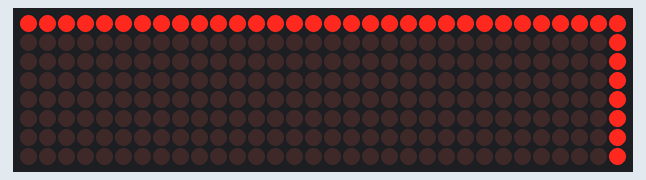
Simulated run of this sketch. Board: Arduino Uno, built with avr-gcc and run on an emulated ATmega328P. Shown: 32×8 LED matrix.

Above: at 2.09 s.
At 3.75 s:
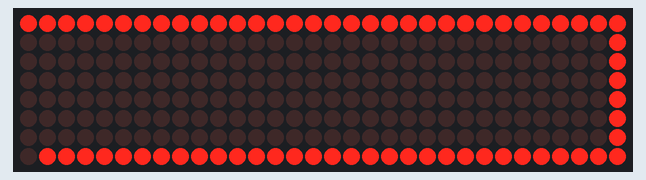
At 6.27 s:
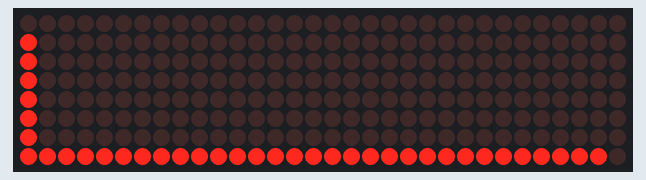
At 7.93 s:
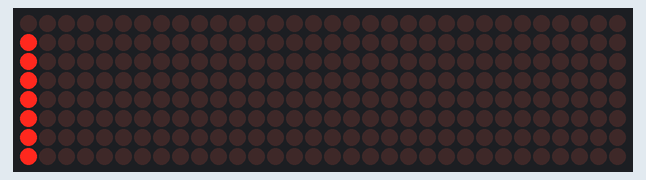

Measured:
- by itself, everything shown: repeats every 8.4 s, in 152 steps

The sketch:

Max72_proba_beg_ogni.ino
```cpp
#include <SPI.h>                             // Подключаем библиотеку SPI
#include <Adafruit_GFX.h>                    // Подключаем библиотеку Adafruit_GFX
#include <Max72xxPanel.h>                    // Подключаем библиотеку Max72xxPanel
int pinCS = 9;                               // Указываем к какому выводу подключен контакт CS
int numberOfHorizontalDisplays = 1;          // Количество матриц по горизонтали
int numberOfVerticalDisplays = 4;            // Количество матриц по-вертикали
int x = 0;
int y = 0;
Max72xxPanel matrix = Max72xxPanel(pinCS, numberOfHorizontalDisplays, numberOfVerticalDisplays);
void setup() {
  matrix.setIntensity(5);                    // Задаем яркость от 0 до 15
  matrix.setRotation(3);                      // Направление текста 1,2,3,4
}
void loop() {
  matrix.fillScreen(LOW);                       // Обнуление матрицы
  y = 0;
  for (int x = 0; x < 32; x++ ) { // Передача массива
    matrix.drawPixel(x, y, HIGH);
    matrix.write();
    delay(50);
  }
  x = 31;
  for (int y = 1; y < 8; y++ ) {
    matrix.drawPixel(x, y, HIGH);
    matrix.write();
    delay(50);
  }
  y = 7;
  for (int x = 31; x > 0; x-- ) { // Передача массива
    matrix.drawPixel(x, y, HIGH);
    matrix.write();
    delay(50);
  }
  x = 0;
  for (int y = 8; y > 0; y-- ) {
    matrix.drawPixel(x, y, HIGH);
    matrix.write();
    delay(50);
  }
  y = 0;
  for (int x = 0; x < 32; x++ ) { // Передача массива
    matrix.drawPixel(x, y, LOW);
    matrix.write();
    delay(50);
  }
  x = 31;
  for (int y = 1; y < 8; y++ ) {
    matrix.drawPixel(x, y, LOW);
    matrix.write();
    delay(50);
  }
  y = 7;
  for (int x = 31; x > 0; x-- ) { // Передача массива
    matrix.drawPixel(x, y, LOW);
    matrix.write();
    delay(50);
  }
  x = 0;
  for (int y = 8; y > 0; y-- ) {
    matrix.drawPixel(x, y, LOW);
    matrix.write();
    delay(50);
  }
}
```
